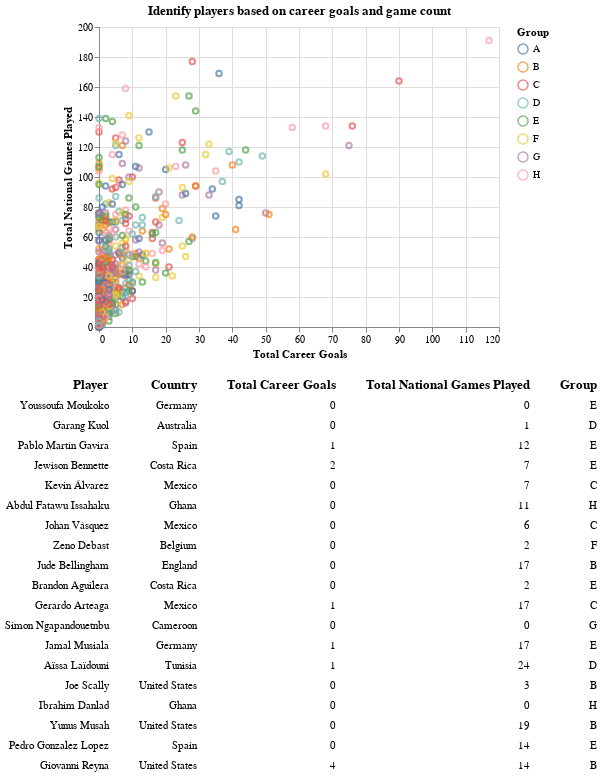

Express this chart as Vega-Lite.
### Vega-Lite specification from a JSON file in a GitHub repository (floating-point values rounded to 4 significant figures; data arrays with more than 128 entries replaced by an {"elided": "..."} marker saying what was removed)
{"config": {"view": {"continuousWidth": 400, "continuousHeight": 300, "strokeWidth": 0}}, "vconcat": [{"mark": "point", "encoding": {"color": {"condition": {"field": "Group", "type": "nominal", "selection": "selector259"}, "value": "grey"}, "x": {"field": "Total_Career_Goals", "title": "Total Career Goals", "type": "quantitative"}, "y": {"field": "Total_National_Games_Played_Caps", "title": "Total National Games Played", "type": "quantitative"}}, "selection": {"selector259": {"type": "interval"}}, "title": "Identify players based on career goals and game count"}, {"hconcat": [{"mark": {"type": "text", "align": "right"}, "encoding": {"text": {"field": "Player", "type": "nominal"}, "y": {"axis": null, "field": "row_number", "type": "ordinal"}}, "title": {"text": "Player", "align": "right"}, "transform": [{"filter": {"selection": "selector259"}}, {"window": [{"op": "row_number", "field": "", "as": "row_number"}]}, {"filter": "datum.row_number < 20"}]}, {"mark": {"type": "text", "align": "right"}, "encoding": {"text": {"field": "Country", "type": "nominal"}, "y": {"axis": null, "field": "row_number", "type": "ordinal"}}, "title": {"text": "Country", "align": "right"}, "transform": [{"filter": {"selection": "selector259"}}, {"window": [{"op": "row_number", "field": "", "as": "row_number"}]}, {"filter": "datum.row_number < 20"}]}, {"mark": {"type": "text", "align": "right"}, "encoding": {"text": {"field": "Total_Career_Goals", "type": "nominal"}, "y": {"axis": null, "field": "row_number", "type": "ordinal"}}, "title": {"text": "Total Career Goals", "align": "right"}, "transform": [{"filter": {"selection": "selector259"}}, {"window": [{"op": "row_number", "field": "", "as": "row_number"}]}, {"filter": "datum.row_number < 20"}]}, {"mark": {"type": "text", "align": "right"}, "encoding": {"text": {"field": "Total_National_Games_Played_Caps", "type": "nominal"}, "y": {"axis": null, "field": "row_number", "type": "ordinal"}}, "title": {"text": "Total National Games Played", "align": "right"}, "transform": [{"filter": {"selection": "selector259"}}, {"window": [{"op": "row_number", "field": "", "as": "row_number"}]}, {"filter": "datum.row_number < 20"}]}, {"mark": {"type": "text", "align": "right"}, "encoding": {"text": {"field": "Group", "type": "nominal"}, "y": {"axis": null, "field": "row_number", "type": "ordinal"}}, "title": {"text": "Group", "align": "right"}, "transform": [{"filter": {"selection": "selector259"}}, {"window": [{"op": "row_number", "field": "", "as": "row_number"}]}, {"filter": "datum.row_number < 20"}]}]}], "data": {"name": "data-4081b2b920f4f4797ad06216265dd52f"}, "resolve": {"legend": {"color": "independent"}}, "$schema": "https://vega.github.io/schema/vega-lite/v4.17.0.json", "datasets": {"data-4081b2b920f4f4797ad06216265dd52f": {"elided": "831 records"}}}
